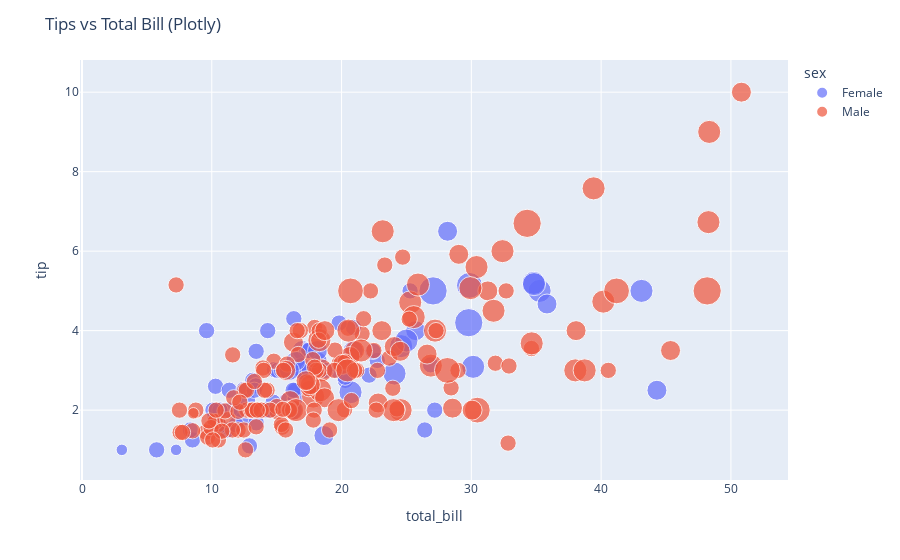

The cell this chart's notebook holds for it:
### Markdown cell above
### Plotly

### Code cell
fig = px.scatter(df, x="total_bill", y="tip", color="sex", size="size", hover_data=["day"])
fig.update_layout(title="Tips vs Total Bill (Plotly)")
fig.show()

### Figure 1 — Plotly figure (JSON) as saved in the notebook; plotly's stock layout.template omitted (floating-point values rounded to 4 significant figures; data arrays with more than 128 entries replaced by an {"elided": "..."} marker saying what was removed)
{"data": [{"customdata": [["Sun"], ["Sun"], ["Sun"], ["Sun"], ["Sun"], ["Sun"], ["Sat"], ["Sat"], ["Sat"], ["Sat"], ["Sat"], ["Sat"], ["Sun"], ["Sun"], ["Sat"], ["Sat"], ["Sat"], ["Sat"], ["Sat"], ["Sat"], ["Sat"], ["Thur"], ["Thur"], ["Fri"], ["Fri"], ["Fri"], ["Fri"], ["Fri"], ["Sat"], ["Sat"], ["Sat"], ["Sat"], ["Sat"], ["Sun"], ["Sun"], ["Thur"], ["Thur"], ["Thur"], ["Thur"], ["Thur"], ["Thur"], ["Thur"], ["Thur"], ["Thur"], ["Thur"], ["Thur"], ["Thur"], ["Thur"], ["Thur"], ["Thur"], ["Thur"], ["Thur"], ["Thur"], ["Thur"], ["Thur"], ["Thur"], ["Thur"], ["Sun"], ["Sun"], ["Sun"], ["Sun"], ["Sun"], ["Sat"], ["Sat"], ["Sun"], ["Sun"], ["Sun"], ["Thur"], ["Thur"], ["Thur"], ["Thur"], ["Thur"], ["Thur"], ["Thur"], ["Sat"], ["Sat"], ["Sat"], ["Sat"], ["Sat"], ["Fri"], ["Fri"], ["Fri"], ["Fri"], ["Sat"], ["Sat"], ["Sat"], ["Thur"]], "hovertemplate": "sex=Female<br>total_bill=%{x}<br>tip=%{y}<br>size=%{marker.size}<br>day=%{customdata[0]}<extra></extra>", "legendgroup": "Female", "marker": {"color": "#636efa", "size": [2, 4, 4, 2, 3, 3, 2, 2, 2, 2, 4, 3, 2, 4, 2, 2, 1, 3, 2, 2, 2, 1, 4, 2, 2, 2, 2, 2, 3, 2, 2, 2, 1, 3, 2, 2, 2, 4, 2, 2, 6, 2, 2, 2, 2, 2, 2, 2, 2, 2, 2, 2, 6, 2, 2, 3, 2, 5, 4, 2, 3, 2, 2, 2, 2, 3, 3, 2, 4, 2, 2, 2, 2, 3, 2, 2, 3, 2, 4, 2, 3, 2, 2, 2, 3, 2, 2], "sizemode": "area", "sizeref": 0.015, "symbol": "circle"}, "mode": "markers", "name": "Female", "orientation": "v", "showlegend": true, "type": "scatter", "x": [16.99, 24.59, 35.26, 14.83, 10.33, 16.97, 20.29, 15.77, 19.65, 15.06, 20.69, 16.93, 10.29, 34.81, 26.41, 16.45, 3.07, 17.07, 26.86, 25.28, 14.73, 10.07, 34.83, 5.75, 16.32, 22.75, 11.35, 15.38, 44.3, 22.42, 20.92, 14.31, 7.25, 25.71, 17.31, 10.65, 12.43, 24.08, 13.42, 12.48, 29.8, 14.52, 11.38, 20.27, 11.17, 12.26, 18.26, 8.51, 10.33, 14.15, 13.16, 17.47, 27.05, 16.43, 8.35, 18.64, 11.87, 29.85, 25.0, 13.39, 16.21, 17.51, 10.59, 10.63, 9.6, 20.9, 18.15, 19.81, 43.11, 13.0, 12.74, 13.0, 16.4, 16.47, 12.76, 13.27, 28.17, 12.9, 30.14, 13.42, 15.98, 16.27, 10.09, 22.12, 35.83, 27.18, 18.78], "xaxis": "x", "y": [1.01, 3.61, 5.0, 3.02, 1.67, 3.5, 2.75, 2.23, 3.0, 3.0, 2.45, 3.07, 2.6, 5.2, 1.5, 2.47, 1.0, 3.0, 3.14, 5.0, 2.2, 1.83, 5.17, 1.0, 4.3, 3.25, 2.5, 3.0, 2.5, 3.48, 4.08, 4.0, 1.0, 4.0, 3.5, 1.5, 1.8, 2.92, 1.68, 2.52, 4.2, 2.0, 2.0, 2.83, 1.5, 2.0, 3.25, 1.25, 2.0, 2.0, 2.75, 3.5, 5.0, 2.3, 1.5, 1.36, 1.63, 5.14, 3.75, 2.61, 2.0, 3.0, 1.61, 2.0, 4.0, 3.5, 3.5, 4.19, 5.0, 2.0, 2.01, 2.0, 2.5, 3.23, 2.23, 2.5, 6.5, 1.1, 3.09, 3.48, 3.0, 2.5, 2.0, 2.88, 4.67, 2.0, 3.0], "yaxis": "y"}, {"customdata": {"elided": "157x1 str values"}, "hovertemplate": "sex=Male<br>total_bill=%{x}<br>tip=%{y}<br>size=%{marker.size}<br>day=%{customdata[0]}<extra></extra>", "legendgroup": "Male", "marker": {"color": "#EF553B", "size": {"elided": "157 int values"}, "sizemode": "area", "sizeref": 0.015, "symbol": "circle"}, "mode": "markers", "name": "Male", "orientation": "v", "showlegend": true, "type": "scatter", "x": {"elided": "157 float values"}, "xaxis": "x", "y": {"elided": "157 float values"}, "yaxis": "y"}], "layout": {"legend": {"itemsizing": "constant", "title": {"text": "sex"}, "tracegroupgap": 0}, "margin": {"t": 60}, "title": {"text": "Tips vs Total Bill (Plotly)"}, "xaxis": {"anchor": "y", "domain": [0, 1], "title": {"text": "total_bill"}}, "yaxis": {"anchor": "x", "domain": [0, 1], "title": {"text": "tip"}}}}
